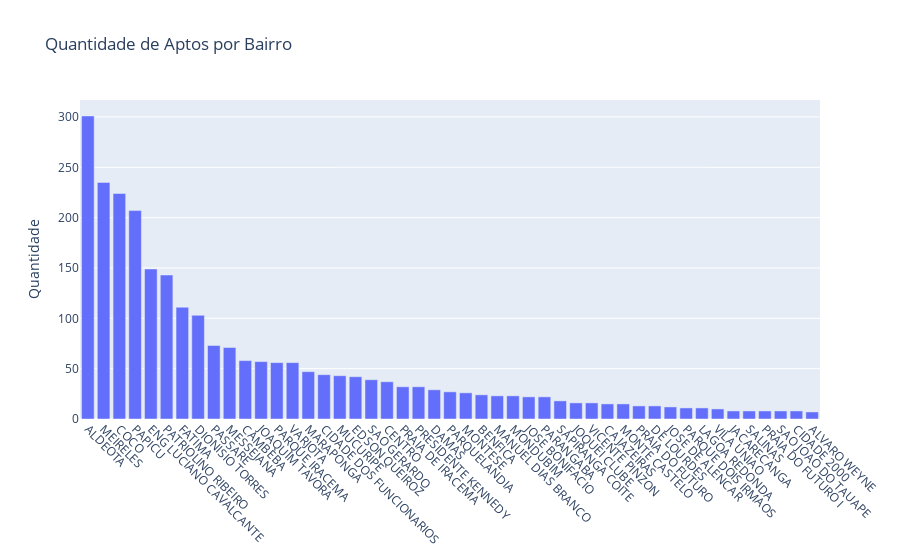

Notebook cell for this chart:
### Code cell
import plotly.offline as py
import plotly.graph_objs as go


x=bairros6.index
y=bairros6.values

print(f'Numero de bairros com mais de {b} anuncios: {len(x)}')

data = [go.Bar(x=x, y=y
            )]

layout = go.Layout(title = 'Quantidade de Aptos por Bairro',
                   #xaxis = {'title': 'Bairro'},
                   yaxis = {'title': 'Quantidade'},
                   height =500,
                   xaxis_tickangle=45
                   )
fig = go.Figure(data=data, layout=layout)
py.iplot(fig, filename='stacked-bar')
c = len(x)

### Figure 1 — Plotly figure (JSON) as saved in the notebook; plotly's stock layout.template omitted (floating-point values rounded to 4 significant figures)
{"data": [{"type": "bar", "x": ["ALDEOTA", "MEIRELES", "COCO", "PAPICU", "ENG LUCIANO CAVALCANTE", "PATRIOLINO RIBEIRO", "FATIMA", "DIONISIO TORRES", "PASSARE", "MESSEJANA", "CAMBEBA", "JOAQUIM TAVORA", "PARQUE IRACEMA", "VARJOTA", "MARAPONGA", "CIDADE DOS FUNCIONARIOS", "MUCURIPE", "EDSON QUEIROZ", "SAO GERARDO", "CENTRO", "PRAIA DE IRACEMA", "PRESIDENTE KENNEDY", "DAMAS", "PARQUELANDIA", "MONTESE", "BENFICA", "MANUEL DIAS BRANCO", "MONDUBIM", "JOSE BONIFACIO", "PARANGABA", "SAPIRANGA COITE", "JOQUEI CLUBE", "VICENTE PINZON", "CAJAZEIRAS", "MONTE CASTELO", "PRAIA DO FUTURO", "DE LOURDES", "JOSE DE ALENCAR", "PARQUE DOIS IRMAOS", "LAGOA REDONDA", "VILA UNIAO", "JACARECANGA", "SALINAS", "PRAIA DO FUTURO I", "SAO JOAO DO TAUAPE", "CIDADE 2000", "ALVARO WEYNE"], "y": [301, 235, 224, 207, 149, 143, 111, 103, 73, 71, 58, 57, 56, 56, 47, 44, 43, 42, 39, 37, 32, 32, 29, 27, 26, 24, 23, 23, 22, 22, 18, 16, 16, 15, 15, 13, 13, 12, 11, 11, 10, 8, 8, 8, 8, 8, 7]}], "layout": {"autosize": true, "title": {"text": "Quantidade de Aptos por Bairro"}, "xaxis": {"autorange": true, "range": [-0.5, 46.5], "tickangle": 45, "type": "category"}, "yaxis": {"autorange": true, "range": [0, 316.8], "title": {"text": "Quantidade"}, "type": "linear"}}}
